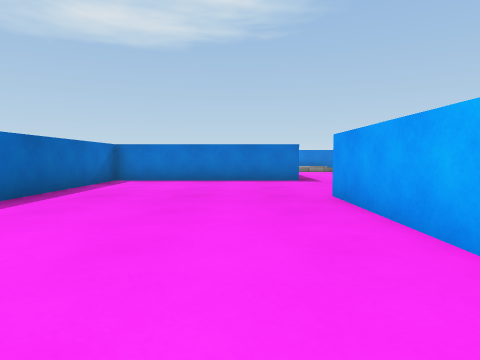
view 1 (above)

19 first-person views from a walk through a scene from a Unity 3-D project. The camera is 0.68 m above the floor, tilts 4° down and sees 75° across. The floor is counted in squares, 1 m on a side. Each view is taken from the middle of a square. On the plan, view 1 faces up. The plan holds only what a view shows up to about 10 squares ahead; the rest is blank. Surface patterns are stand-ins for the level's own textures.

view 2
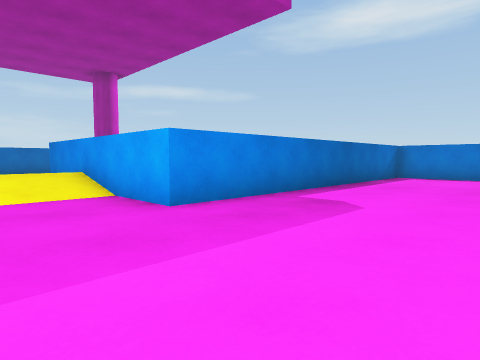

view 3
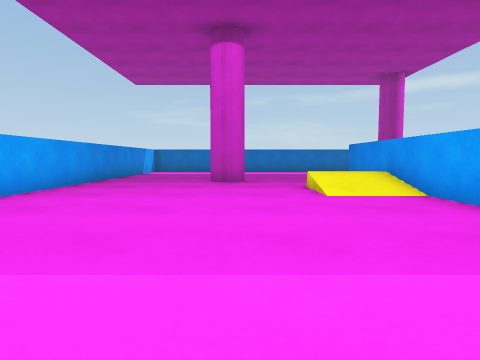

view 4
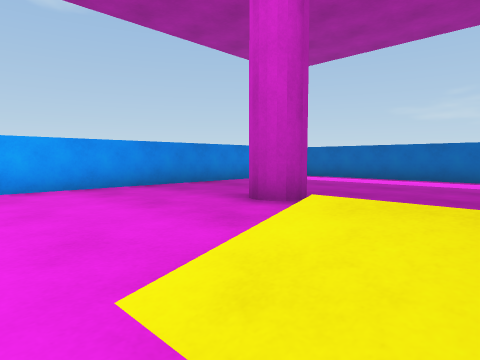

view 5
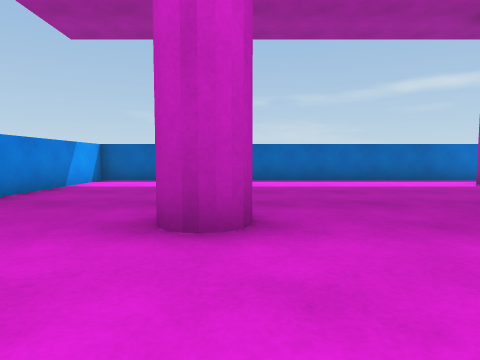

view 6
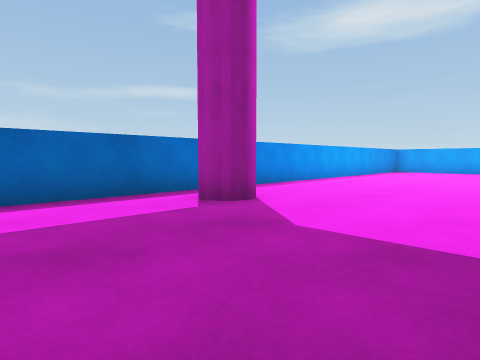

view 7
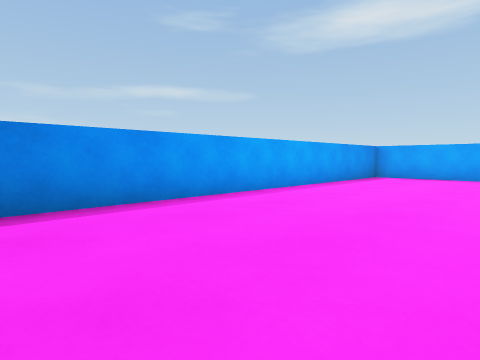

view 8
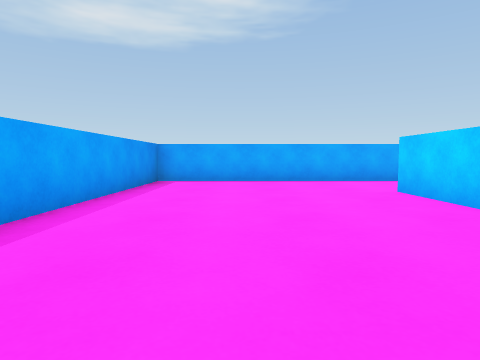

view 9
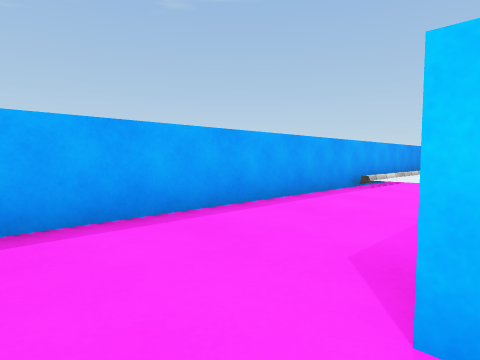

view 10
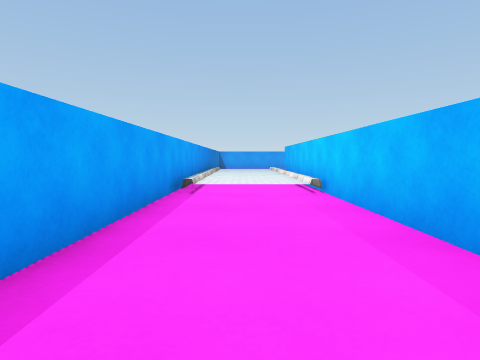

view 11
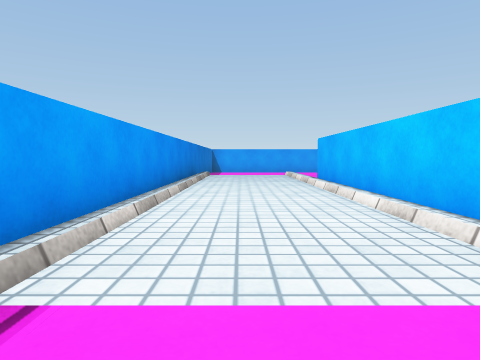

view 12
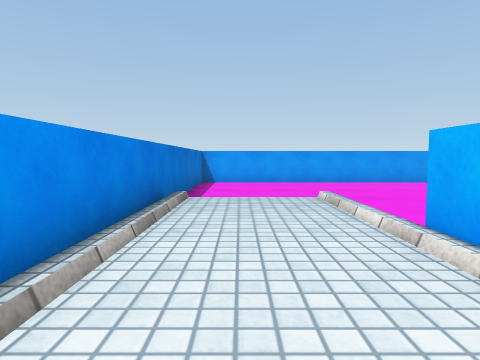

view 13
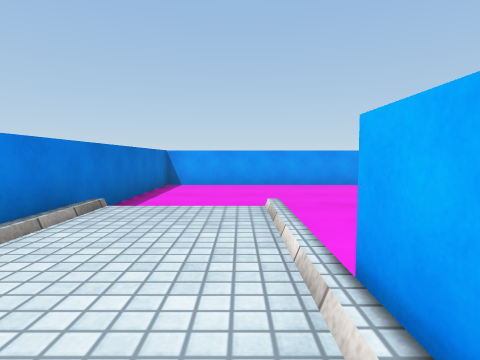

view 14
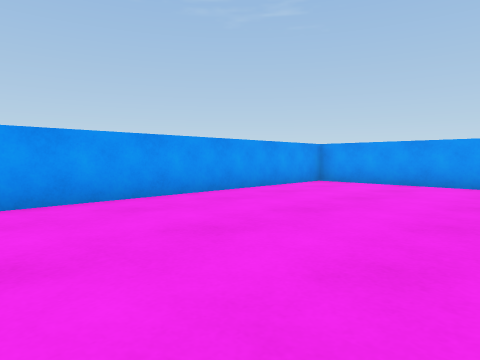

view 15
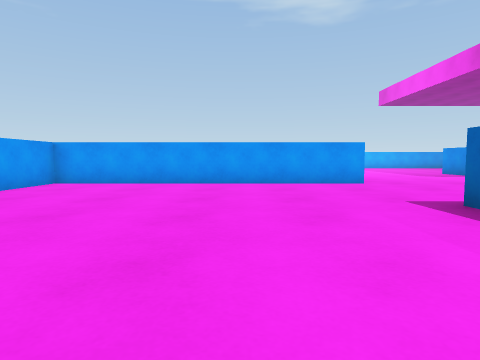

view 16
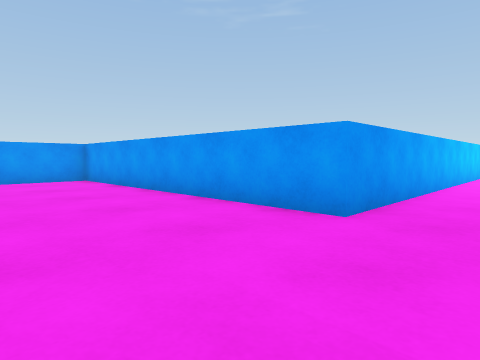

view 17
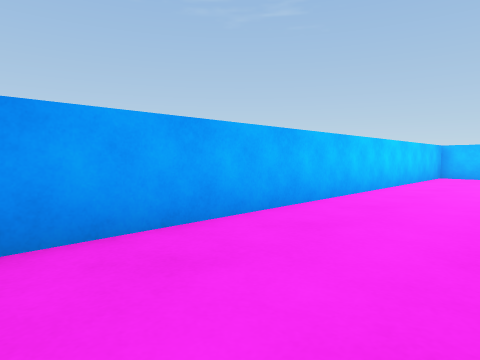

view 18
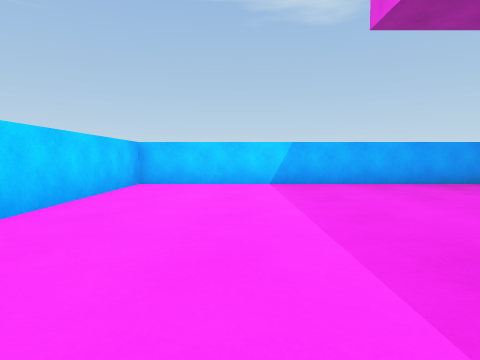

view 19
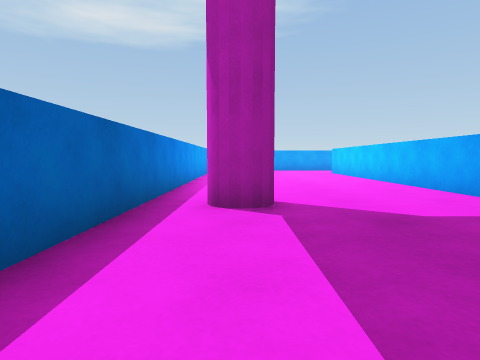

### Floor plan
Key: @ floor where view 1 was taken; # wall or solid block; . main floor; : floor 0.15 m higher than the main floor; + floor 0.3 m higher than the main floor; / step, stairs or slope; ^ raised ledge.
Columns run from 16 left of view 1 to 10 right of it. Each row starts with its distance up from view 1.
 17 #############^^^^^^^^######
 16 #.........../++++++++ ....#
 15 #.........../:::::::: ....#
 14 #.........../::::::::.....#
 13 #.....^^^^^^^^^^^^^.......#
 12 #.....^            .......#
 11 #.....^           ^.......#
 10 #.....^     ^^^^^^^.......#
  9 #.....^     ^.............#
  8 #.....^     ^.............#
  7 #.....^     ^.............#
  6 #.....^     ^.............#
  5 #.....^     ^.....^^^^^^^^
  4 #.#...^     ^.....^
  3 #.....^     ^.....^
  2 #.....^     ^.....^
  1 #.....^^^^^^^.....^
  0 #........//.....@.^
 -1 #........//.......^
 -2 #.................^
 -3 #......#..........^
 -4 #.................^
 -5 # ................^
 -6 #.................^
 -7 ##################^

Positions as (right, up) in squares from view 1, and headings:
1: (0, 0), facing up
2: (0, -2), facing up-left
3: (0, -3), facing left
4: (-5, 0), facing down-left
5: (-6, -3), facing left
6: (-10, 0), facing up-left
7: (-11, 5), facing up-left
8: (-13, 7), facing up
9: (-11, 13), facing up-right
10: (-10, 15), facing right
11: (-5, 15), facing right
12: (-1, 15), facing right
13: (0, 14), facing right
14: (5, 14), facing down-right
15: (5, 14), facing down
16: (0, 9), facing down-right
17: (-1, 5), facing down-right
18: (-1, 1), facing down
19: (-14, -1), facing up
